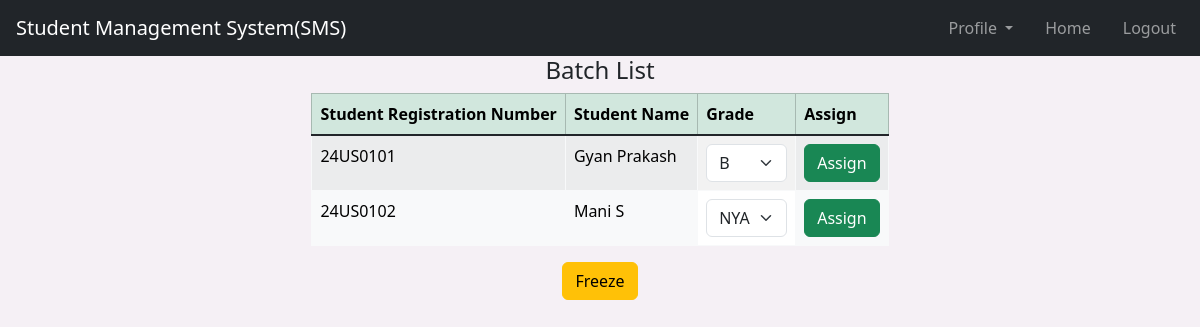
The app's page /faculty_dashboard/10110/grade_assigner (signed in) with its own data.
### website/models.py (models this page shows)
class Student(db.Model, UserMixin):
    id = db.Column(db.Integer, primary_key=True)
    reg_no = db.Column(db.String(8), unique=True)
    first_name = db.Column(db.String(50))
    last_name = db.Column(db.String(50))
    password = db.Column(db.String(50))
    dept_id = db.Column(db.String(100), db.ForeignKey('department.id'))
    registration = db.relationship('Register')

class Grade(db.Model):
    id = db.Column(db.Integer, primary_key=True, nullable=False)
    grade = db.Column(db.String(3))
    grade_point = db.Column(db.Integer, CheckConstraint('grade_point>=0 AND grade_point<=10'))
    grade_information = db.Column(db.String(50))

### website/views.py (the view, shortened to what this page needs)
@views.route('/faculty_dashboard/<course_id>/grade_assigner', methods=['GET', 'POST'])
@login_required
def grade_assigner(course_id):
    batch = Register.query.filter_by(c_id=course_id, year=year).all()
    students = []
    for entry in batch:
        student = Student.query.filter_by(id=entry.s_id).first()
        grade_list = Grade.query.filter_by().all()
        grade_list = sorted(grade_list, key=lambda x: x.id, reverse=True)
        info = {}
        info['id'] = entry.id
        info['reg_no'] = student.reg_no
        info['name'] = student.first_name + " " + student.last_name
        info['grade'] = Grade.query.filter_by(id=entry.grade_id).first()
        students.append(info)
    return render_template("grade_assigner.html", user=current_user,
                           dept=Department.query.filter_by(id=current_user.dept_id).first(), course_id=course_id,
                           batch=students, grade_list=grade_list)

### website/templates/grade_assigner.html (shortened to what this page needs)
{% extends "base.html" %}
{% block content%}
 <div class="justify-content-center">
<h4 align="center">Batch List</h4>
<div class="mx-1">
<table class="table table-striped table-hover table-bordered border-light mx-auto w-auto">
 <thead class="table-success">
 <tr>
      <th scope="col">Student Registration Number</th>
      <th scope="col">Student Name</th>
     <th scope="col">Grade</th>
     <th scope="col">Assign</th>
    </tr>
  </thead><form method = "POST">
  <tbody class="table-group-divider">{%for student in batch%}
    <tr>
        <td class="bg-light" name="course_id">{{student.reg_no}}</td>
      <td class="bg-light">{{student.name}}</td>
         <td>
             <select class="form-select" name="grade_{{student.id}}"  aria-label="Default select example">
                <option value="{{student.grade.grade_id}}"selected>{{student.grade.grade}}</option>
             </select>
         </td>
        <td class="bg-light"><button class="btn btn-success " type="submit" name="assignGrade" value="{{student.id}}" >Assign</button></td>
    </tr>{%endfor%}
  </tbody></form>
</table>
</div>
<div class="container text-center">
    <button id="FreezeButton" class="btn btn-warning" data-toggle="modal" data-target="#confirmationGradeModal">Freeze</button>
  </div>
     </div>
{% endblock %}

### website/templates/base.html (shortened to what this page needs)
<!DOCTYPE html>
<html>
  <head>
    {% block sytle%}
   <link href="https://cdn.jsdelivr.net/npm/bootstrap@5.3.2/dist/css/bootstrap.min.css" rel="stylesheet"
>
        <link href="https://cdn.jsdelivr.net/npm/bootstrap@5.3.2/dist/css/bootstrap.min.css" rel="stylesheet">
        <link href="https://cdn.jsdelivr.net/npm/bootstrap-icons@1.7.2/font/bootstrap-icons.css" rel="stylesheet">
    <link
      rel="stylesheet"
      href="https://stackpath.bootstrapcdn.com/font-awesome/4.7.0/css/font-awesome.min.css"
    />
    {% endblock %}
  </head>
  <body>
<nav class="navbar navbar-expand-lg navbar-dark bg-dark "><a class="navbar-brand mx-3" href="#">Student Management System(SMS)</a>
      <div class="collapse navbar-collapse justify-content-md-end mx-2" id="navbarSupportedContent">
        {%if user%}
          {%if user.is_authenticated%}
            <ul class="navbar-nav">
                <li class="nav-item dropdown mx-2">
                    <a class="nav-link dropdown-toggle" href="#" id="navbarDropdown" role="button" data-bs-toggle="dropdown" aria-expanded="false">
                        Profile
                    </a>
                </li>
            </ul>
            <ul class="navbar-nav ml-auto">
                {%if user.reg_no[0:2] == "FC"%}
                <li class="nav-item">
                    <a class="nav-link mx-2" href="/faculty_dashboard">Home</a>
                {%else%}
                <li class="nav-item">
                    <a class="nav-link mx-2" href="/student_dashboard">Home</a>
                </li>
                {%endif%}
                <li class="nav-item">
                    <a class="nav-link mx-2" href="/logout">Logout</a>
                </li>
            </ul>
        {%else%}
       <ul class="navbar-nav justify-content-end">
        <li class="nav-item">
          <a class="nav-link" href="/admin">Admin</a>
           <li class="nav-item"></li></ul>
        {%endif%}
        {%endif%}
  </div>
</nav>
    {%block content%}{%endblock%}
  </body>
</html>

### website/templates/base.html (style rules this page uses)
body { background-color: rgb(245,240,245); }

### records on screen
Student: reg_no "24US0101", name "Gyan Prakash", grade "B", {{ student.id }} 1 (drawn)
Student: reg_no "24US0102", name "Mani S", grade "NYA", {{ student.id }} 2 (drawn)
